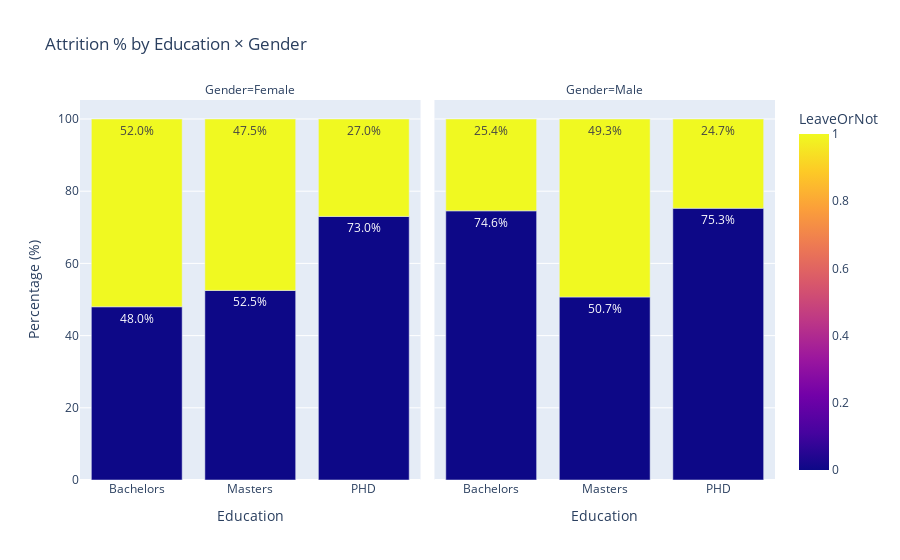
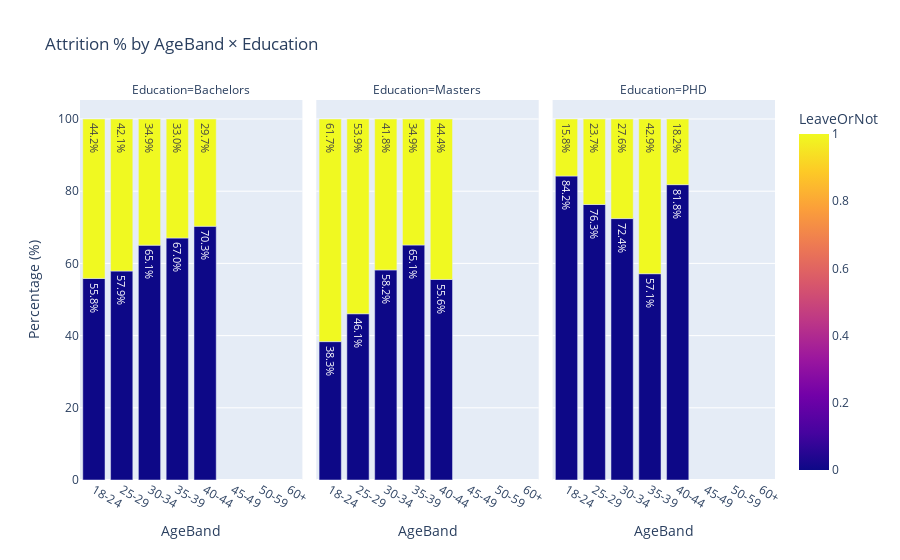
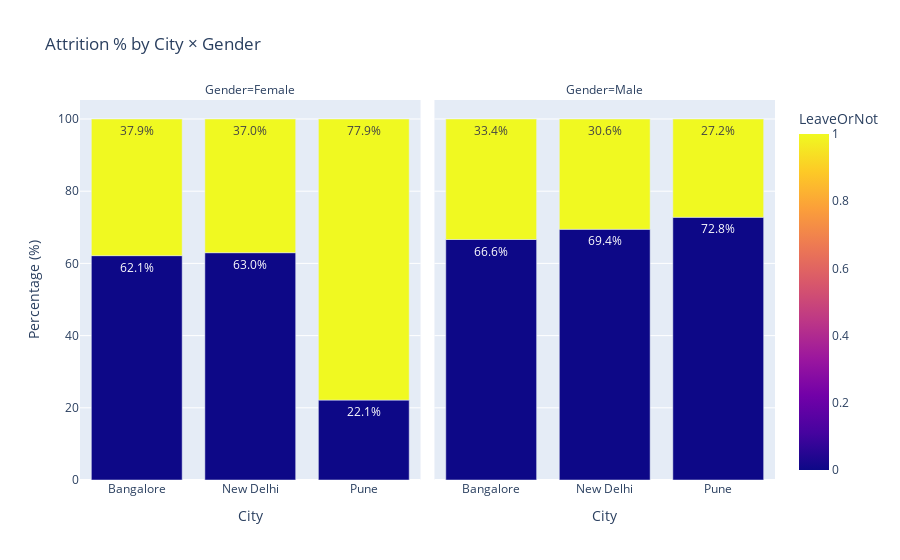

Notebook code cell kept with these figures, in order:
### Code cell
for vars in var_pairs:
    plot_leave_percentage(df, vars[0], vars[1])

### Figure 1 — Plotly figure (JSON) as saved in the notebook; plotly's stock layout.template omitted (floating-point values rounded to 4 significant figures)
{"data": [{"alignmentgroup": "True", "hovertemplate": "Gender=Female<br>Education=%{x}<br>percent=%{y}<br>text=%{text}<br>LeaveOrNot=%{marker.color}<extra></extra>", "legendgroup": "", "marker": {"color": [0, 1, 0, 1, 0, 1], "coloraxis": "coloraxis", "pattern": {"shape": ""}}, "name": "", "offsetgroup": "", "orientation": "v", "showlegend": false, "text": ["48.0%", "52.0%", "52.5%", "47.5%", "73.0%", "27.0%"], "textposition": "auto", "type": "bar", "x": ["Bachelors", "Bachelors", "Masters", "Masters", "PHD", "PHD"], "xaxis": "x", "y": [47.99, 52.01, 52.52, 47.48, 73.02, 26.98], "yaxis": "y"}, {"alignmentgroup": "True", "hovertemplate": "Gender=Male<br>Education=%{x}<br>percent=%{y}<br>text=%{text}<br>LeaveOrNot=%{marker.color}<extra></extra>", "legendgroup": "", "marker": {"color": [0, 1, 0, 1, 0, 1], "coloraxis": "coloraxis", "pattern": {"shape": ""}}, "name": "", "offsetgroup": "", "orientation": "v", "showlegend": false, "text": ["74.6%", "25.4%", "50.7%", "49.3%", "75.3%", "24.7%"], "textposition": "auto", "type": "bar", "x": ["Bachelors", "Bachelors", "Masters", "Masters", "PHD", "PHD"], "xaxis": "x2", "y": [74.56, 25.44, 50.7, 49.3, 75.27, 24.73], "yaxis": "y2"}], "layout": {"annotations": [{"font": {}, "showarrow": false, "text": "Gender=Female", "x": 0.245, "xanchor": "center", "xref": "paper", "y": 1, "yanchor": "bottom", "yref": "paper"}, {"font": {}, "showarrow": false, "text": "Gender=Male", "x": 0.755, "xanchor": "center", "xref": "paper", "y": 1, "yanchor": "bottom", "yref": "paper"}], "barmode": "group", "coloraxis": {"colorbar": {"title": {"text": "LeaveOrNot"}}, "colorscale": [[0, "#0d0887"], [0.1111, "#46039f"], [0.2222, "#7201a8"], [0.3333, "#9c179e"], [0.4444, "#bd3786"], [0.5556, "#d8576b"], [0.6667, "#ed7953"], [0.7778, "#fb9f3a"], [0.8889, "#fdca26"], [1, "#f0f921"]]}, "legend": {"tracegroupgap": 0}, "title": {"text": "Attrition % by Education × Gender"}, "xaxis": {"anchor": "y", "domain": [0, 0.49], "title": {"text": "Education"}}, "xaxis2": {"anchor": "y2", "domain": [0.51, 1], "matches": "x", "title": {"text": "Education"}}, "yaxis": {"anchor": "x", "domain": [0, 1], "title": {"text": "Percentage (%)"}}, "yaxis2": {"anchor": "x2", "domain": [0, 1], "matches": "y", "showticklabels": false}}}

### Figure 2 — Plotly figure (JSON) as saved in the notebook; plotly's stock layout.template omitted (floating-point values rounded to 4 significant figures)
{"data": [{"alignmentgroup": "True", "hovertemplate": "Education=Bachelors<br>AgeBand=%{x}<br>percent=%{y}<br>text=%{text}<br>LeaveOrNot=%{marker.color}<extra></extra>", "legendgroup": "", "marker": {"color": [0, 1, 0, 1, 0, 1, 0, 1, 0, 1, 0, 1, 0, 1, 0, 1], "coloraxis": "coloraxis", "pattern": {"shape": ""}}, "name": "", "offsetgroup": "", "orientation": "v", "showlegend": false, "text": ["55.8%", "44.2%", "57.9%", "42.1%", "65.1%", "34.9%", "67.0%", "33.0%", "70.3%", "29.7%", "nan%", "nan%", "nan%", "nan%", "nan%", "nan%"], "textposition": "auto", "type": "bar", "x": ["18-24", "18-24", "25-29", "25-29", "30-34", "30-34", "35-39", "35-39", "40-44", "40-44", "45-49", "45-49", "50-59", "50-59", "60+", "60+"], "xaxis": "x", "y": [55.84, 44.16, 57.89, 42.11, 65.05, 34.95, 67.03, 32.97, 70.29, 29.71, NaN, NaN, NaN, NaN, NaN, NaN], "yaxis": "y"}, {"alignmentgroup": "True", "hovertemplate": "Education=Masters<br>AgeBand=%{x}<br>percent=%{y}<br>text=%{text}<br>LeaveOrNot=%{marker.color}<extra></extra>", "legendgroup": "", "marker": {"color": [0, 1, 0, 1, 0, 1, 0, 1, 0, 1, 0, 1, 0, 1, 0, 1], "coloraxis": "coloraxis", "pattern": {"shape": ""}}, "name": "", "offsetgroup": "", "orientation": "v", "showlegend": false, "text": ["38.3%", "61.7%", "46.1%", "53.9%", "58.2%", "41.8%", "65.1%", "34.9%", "55.6%", "44.4%", "nan%", "nan%", "nan%", "nan%", "nan%", "nan%"], "textposition": "auto", "type": "bar", "x": ["18-24", "18-24", "25-29", "25-29", "30-34", "30-34", "35-39", "35-39", "40-44", "40-44", "45-49", "45-49", "50-59", "50-59", "60+", "60+"], "xaxis": "x2", "y": [38.33, 61.67, 46.05, 53.95, 58.2, 41.8, 65.09, 34.91, 55.56, 44.44, NaN, NaN, NaN, NaN, NaN, NaN], "yaxis": "y2"}, {"alignmentgroup": "True", "hovertemplate": "Education=PHD<br>AgeBand=%{x}<br>percent=%{y}<br>text=%{text}<br>LeaveOrNot=%{marker.color}<extra></extra>", "legendgroup": "", "marker": {"color": [0, 1, 0, 1, 0, 1, 0, 1, 0, 1, 0, 1, 0, 1, 0, 1], "coloraxis": "coloraxis", "pattern": {"shape": ""}}, "name": "", "offsetgroup": "", "orientation": "v", "showlegend": false, "text": ["84.2%", "15.8%", "76.3%", "23.7%", "72.4%", "27.6%", "57.1%", "42.9%", "81.8%", "18.2%", "nan%", "nan%", "nan%", "nan%", "nan%", "nan%"], "textposition": "auto", "type": "bar", "x": ["18-24", "18-24", "25-29", "25-29", "30-34", "30-34", "35-39", "35-39", "40-44", "40-44", "45-49", "45-49", "50-59", "50-59", "60+", "60+"], "xaxis": "x3", "y": [84.21, 15.79, 76.32, 23.68, 72.41, 27.59, 57.14, 42.86, 81.82, 18.18, NaN, NaN, NaN, NaN, NaN, NaN], "yaxis": "y3"}], "layout": {"annotations": [{"font": {}, "showarrow": false, "text": "Education=Bachelors", "x": 0.16, "xanchor": "center", "xref": "paper", "y": 1, "yanchor": "bottom", "yref": "paper"}, {"font": {}, "showarrow": false, "text": "Education=Masters", "x": 0.5, "xanchor": "center", "xref": "paper", "y": 1, "yanchor": "bottom", "yref": "paper"}, {"font": {}, "showarrow": false, "text": "Education=PHD", "x": 0.84, "xanchor": "center", "xref": "paper", "y": 1, "yanchor": "bottom", "yref": "paper"}], "barmode": "group", "coloraxis": {"colorbar": {"title": {"text": "LeaveOrNot"}}, "colorscale": [[0, "#0d0887"], [0.1111, "#46039f"], [0.2222, "#7201a8"], [0.3333, "#9c179e"], [0.4444, "#bd3786"], [0.5556, "#d8576b"], [0.6667, "#ed7953"], [0.7778, "#fb9f3a"], [0.8889, "#fdca26"], [1, "#f0f921"]]}, "legend": {"tracegroupgap": 0}, "title": {"text": "Attrition % by AgeBand × Education"}, "xaxis": {"anchor": "y", "domain": [0, 0.32], "title": {"text": "AgeBand"}}, "xaxis2": {"anchor": "y2", "domain": [0.34, 0.66], "matches": "x", "title": {"text": "AgeBand"}}, "xaxis3": {"anchor": "y3", "domain": [0.68, 1.0], "matches": "x", "title": {"text": "AgeBand"}}, "yaxis": {"anchor": "x", "domain": [0, 1], "title": {"text": "Percentage (%)"}}, "yaxis2": {"anchor": "x2", "domain": [0, 1], "matches": "y", "showticklabels": false}, "yaxis3": {"anchor": "x3", "domain": [0, 1], "matches": "y", "showticklabels": false}}}

### Figure 3 — Plotly figure (JSON) as saved in the notebook; plotly's stock layout.template omitted (floating-point values rounded to 4 significant figures)
{"data": [{"alignmentgroup": "True", "hovertemplate": "Gender=Female<br>City=%{x}<br>percent=%{y}<br>text=%{text}<br>LeaveOrNot=%{marker.color}<extra></extra>", "legendgroup": "", "marker": {"color": [0, 1, 0, 1, 0, 1], "coloraxis": "coloraxis", "pattern": {"shape": ""}}, "name": "", "offsetgroup": "", "orientation": "v", "showlegend": false, "text": ["62.1%", "37.9%", "63.0%", "37.0%", "22.1%", "77.9%"], "textposition": "auto", "type": "bar", "x": ["Bangalore", "Bangalore", "New Delhi", "New Delhi", "Pune", "Pune"], "xaxis": "x", "y": [62.15, 37.85, 62.96, 37.04, 22.13, 77.87], "yaxis": "y"}, {"alignmentgroup": "True", "hovertemplate": "Gender=Male<br>City=%{x}<br>percent=%{y}<br>text=%{text}<br>LeaveOrNot=%{marker.color}<extra></extra>", "legendgroup": "", "marker": {"color": [0, 1, 0, 1, 0, 1], "coloraxis": "coloraxis", "pattern": {"shape": ""}}, "name": "", "offsetgroup": "", "orientation": "v", "showlegend": false, "text": ["66.6%", "33.4%", "69.4%", "30.6%", "72.8%", "27.2%"], "textposition": "auto", "type": "bar", "x": ["Bangalore", "Bangalore", "New Delhi", "New Delhi", "Pune", "Pune"], "xaxis": "x2", "y": [66.62, 33.38, 69.44, 30.56, 72.77, 27.23], "yaxis": "y2"}], "layout": {"annotations": [{"font": {}, "showarrow": false, "text": "Gender=Female", "x": 0.245, "xanchor": "center", "xref": "paper", "y": 1, "yanchor": "bottom", "yref": "paper"}, {"font": {}, "showarrow": false, "text": "Gender=Male", "x": 0.755, "xanchor": "center", "xref": "paper", "y": 1, "yanchor": "bottom", "yref": "paper"}], "barmode": "group", "coloraxis": {"colorbar": {"title": {"text": "LeaveOrNot"}}, "colorscale": [[0, "#0d0887"], [0.1111, "#46039f"], [0.2222, "#7201a8"], [0.3333, "#9c179e"], [0.4444, "#bd3786"], [0.5556, "#d8576b"], [0.6667, "#ed7953"], [0.7778, "#fb9f3a"], [0.8889, "#fdca26"], [1, "#f0f921"]]}, "legend": {"tracegroupgap": 0}, "title": {"text": "Attrition % by City × Gender"}, "xaxis": {"anchor": "y", "domain": [0, 0.49], "title": {"text": "City"}}, "xaxis2": {"anchor": "y2", "domain": [0.51, 1], "matches": "x", "title": {"text": "City"}}, "yaxis": {"anchor": "x", "domain": [0, 1], "title": {"text": "Percentage (%)"}}, "yaxis2": {"anchor": "x2", "domain": [0, 1], "matches": "y", "showticklabels": false}}}
